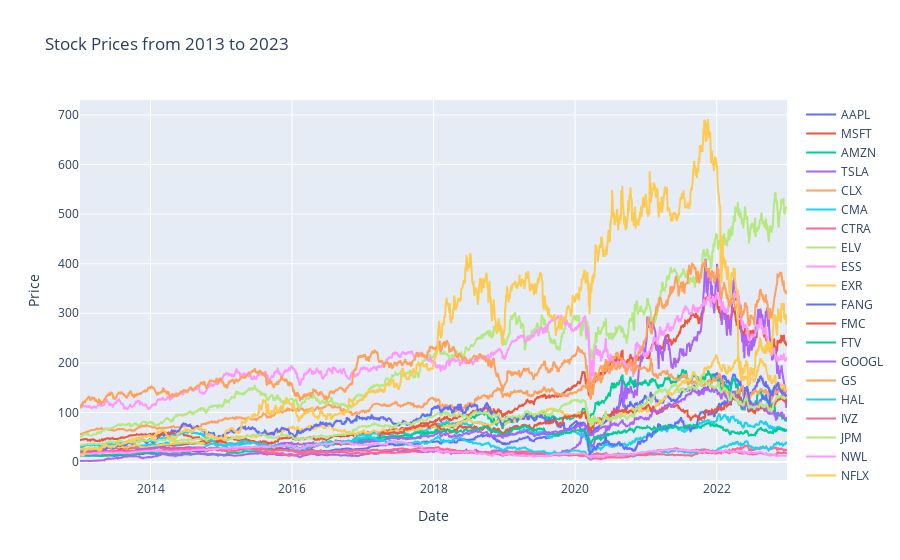

Source (notebook cell):
### Markdown cell above
Here we import our data. We use and API to download data from Yahoo Finance. 
We import stock data (adj. close) from 20 US companies. The adj. close is plotted in an interactive plot to inspect the data.

### Code cell
eeff.downint()

### Figure 1 — Plotly figure (JSON) as saved in the notebook; plotly's stock layout.template omitted (floating-point values rounded to 4 significant figures; data arrays with more than 128 entries replaced by an {"elided": "..."} marker saying what was removed)
{"data": [{"name": "AAPL", "type": "scatter", "x": {"elided": "2518 str values"}, "y": {"elided": "2518 float values"}}, {"name": "MSFT", "type": "scatter", "x": {"elided": "2518 str values"}, "y": {"elided": "2518 float values"}}, {"name": "AMZN", "type": "scatter", "x": {"elided": "2518 str values"}, "y": {"elided": "2518 float values"}}, {"name": "TSLA", "type": "scatter", "x": {"elided": "2518 str values"}, "y": {"elided": "2518 float values"}}, {"name": "CLX", "type": "scatter", "x": {"elided": "2518 str values"}, "y": {"elided": "2518 float values"}}, {"name": "CMA", "type": "scatter", "x": {"elided": "2518 str values"}, "y": {"elided": "2518 float values"}}, {"name": "CTRA", "type": "scatter", "x": {"elided": "2518 str values"}, "y": {"elided": "2518 float values"}}, {"name": "ELV", "type": "scatter", "x": {"elided": "2518 str values"}, "y": {"elided": "2518 float values"}}, {"name": "ESS", "type": "scatter", "x": {"elided": "2518 str values"}, "y": {"elided": "2518 float values"}}, {"name": "EXR", "type": "scatter", "x": {"elided": "2518 str values"}, "y": {"elided": "2518 float values"}}, {"name": "FANG", "type": "scatter", "x": {"elided": "2518 str values"}, "y": {"elided": "2518 float values"}}, {"name": "FMC", "type": "scatter", "x": {"elided": "2518 str values"}, "y": {"elided": "2518 float values"}}, {"name": "FTV", "type": "scatter", "x": {"elided": "2518 str values"}, "y": {"elided": "2518 float values"}}, {"name": "GOOGL", "type": "scatter", "x": {"elided": "2518 str values"}, "y": {"elided": "2518 float values"}}, {"name": "GS", "type": "scatter", "x": {"elided": "2518 str values"}, "y": {"elided": "2518 float values"}}, {"name": "HAL", "type": "scatter", "x": {"elided": "2518 str values"}, "y": {"elided": "2518 float values"}}, {"name": "IVZ", "type": "scatter", "x": {"elided": "2518 str values"}, "y": {"elided": "2518 float values"}}, {"name": "JPM", "type": "scatter", "x": {"elided": "2518 str values"}, "y": {"elided": "2518 float values"}}, {"name": "NWL", "type": "scatter", "x": {"elided": "2518 str values"}, "y": {"elided": "2518 float values"}}, {"name": "NFLX", "type": "scatter", "x": {"elided": "2518 str values"}, "y": {"elided": "2518 float values"}}], "layout": {"hovermode": "x unified", "title": {"text": "Stock Prices from 2013 to 2023"}, "xaxis": {"title": {"text": "Date"}}, "yaxis": {"title": {"text": "Price"}}}}
